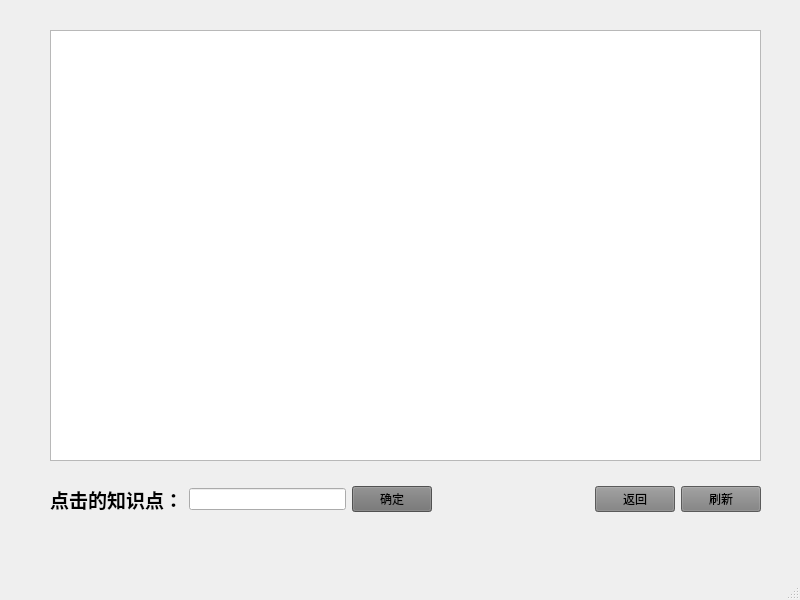
<?xml version="1.0" encoding="UTF-8"?>
<ui version="4.0">
 <class>MainWindow</class>
 <widget class="QMainWindow" name="MainWindow">
  <property name="geometry">
   <rect>
    <x>0</x>
    <y>0</y>
    <width>800</width>
    <height>600</height>
   </rect>
  </property>
  <property name="windowTitle">
   <string>MainWindow</string>
  </property>
  <widget class="QWidget" name="centralwidget">
   <widget class="QTableWidget" name="tableWidget">
    <property name="geometry">
     <rect>
      <x>50</x>
      <y>30</y>
      <width>711</width>
      <height>431</height>
     </rect>
    </property>
   </widget>
   <widget class="QWidget" name="gridLayoutWidget">
    <property name="geometry">
     <rect>
      <x>50</x>
      <y>460</y>
      <width>711</width>
      <height>80</height>
     </rect>
    </property>
    <layout class="QGridLayout" name="gridLayout">
     <item row="1" column="2">
      <widget class="QPushButton" name="pushButton">
       <property name="styleSheet">
        <string notr="true">font: 14pt &quot;Agency FB&quot;;
background-color: rgb(113, 113, 113);</string>
       </property>
       <property name="text">
        <string>确定</string>
       </property>
      </widget>
     </item>
     <item row="1" column="0">
      <widget class="QLabel" name="label">
       <property name="text">
        <string>&lt;html&gt;&lt;head/&gt;&lt;body&gt;&lt;p&gt;&lt;span style=&quot; font-size:14pt; font-weight:600;&quot;&gt;点击的知识点：&lt;/span&gt;&lt;/p&gt;&lt;/body&gt;&lt;/html&gt;</string>
       </property>
      </widget>
     </item>
     <item row="1" column="5">
      <widget class="QPushButton" name="pushButton_2">
       <property name="styleSheet">
        <string notr="true">font: 14pt &quot;Agency FB&quot;;
background-color: rgb(126, 126, 126);</string>
       </property>
       <property name="text">
        <string>刷新</string>
       </property>
      </widget>
     </item>
     <item row="1" column="1">
      <widget class="QLineEdit" name="lineEdit">
       <property name="focusPolicy">
        <enum>Qt::NoFocus</enum>
       </property>
      </widget>
     </item>
     <item row="1" column="3">
      <spacer name="horizontalSpacer">
       <property name="orientation">
        <enum>Qt::Horizontal</enum>
       </property>
       <property name="sizeHint" stdset="0">
        <size>
         <width>40</width>
         <height>20</height>
        </size>
       </property>
      </spacer>
     </item>
     <item row="1" column="4">
      <widget class="QPushButton" name="pushButton_3">
       <property name="styleSheet">
        <string notr="true">font: 14pt &quot;Agency FB&quot;;
background-color: rgb(126, 126, 126);</string>
       </property>
       <property name="text">
        <string>返回</string>
       </property>
      </widget>
     </item>
    </layout>
   </widget>
  </widget>
  <widget class="QMenuBar" name="menubar">
   <property name="geometry">
    <rect>
     <x>0</x>
     <y>0</y>
     <width>800</width>
     <height>22</height>
    </rect>
   </property>
  </widget>
  <widget class="QStatusBar" name="statusbar"/>
 </widget>
 <resources/>
 <connections/>
</ui>
